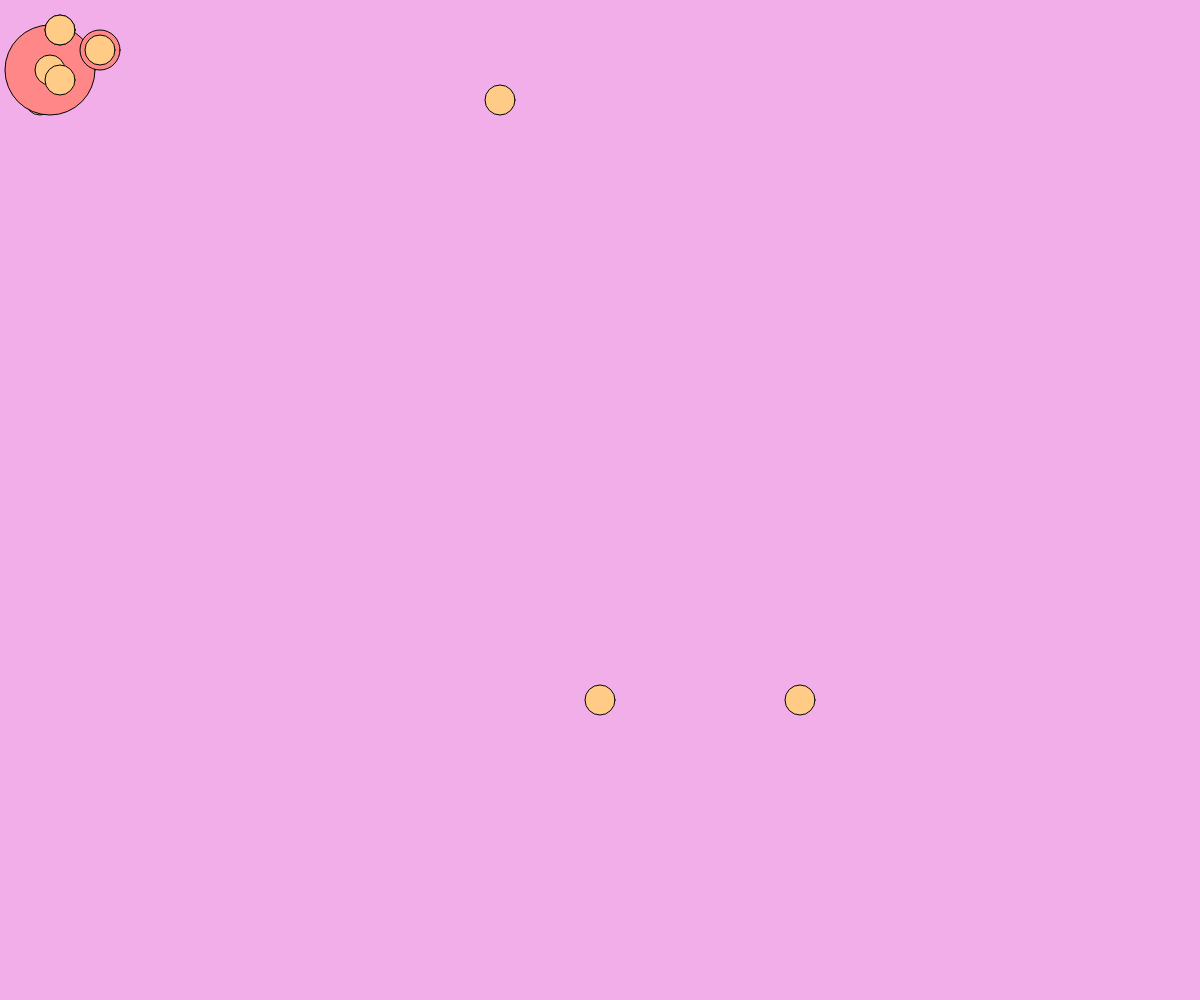
Frame 1 (no input)
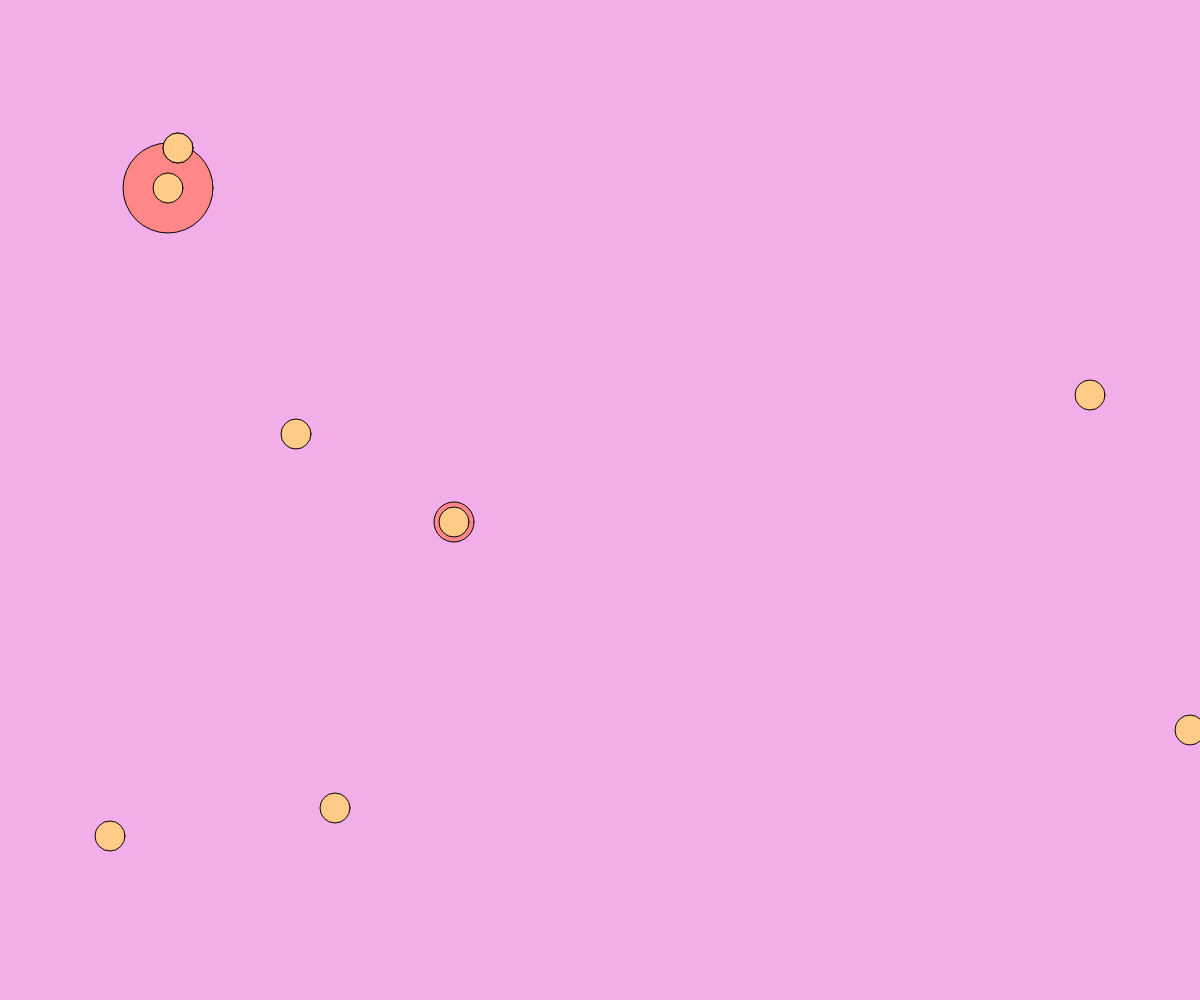
Frame 60 (no input)
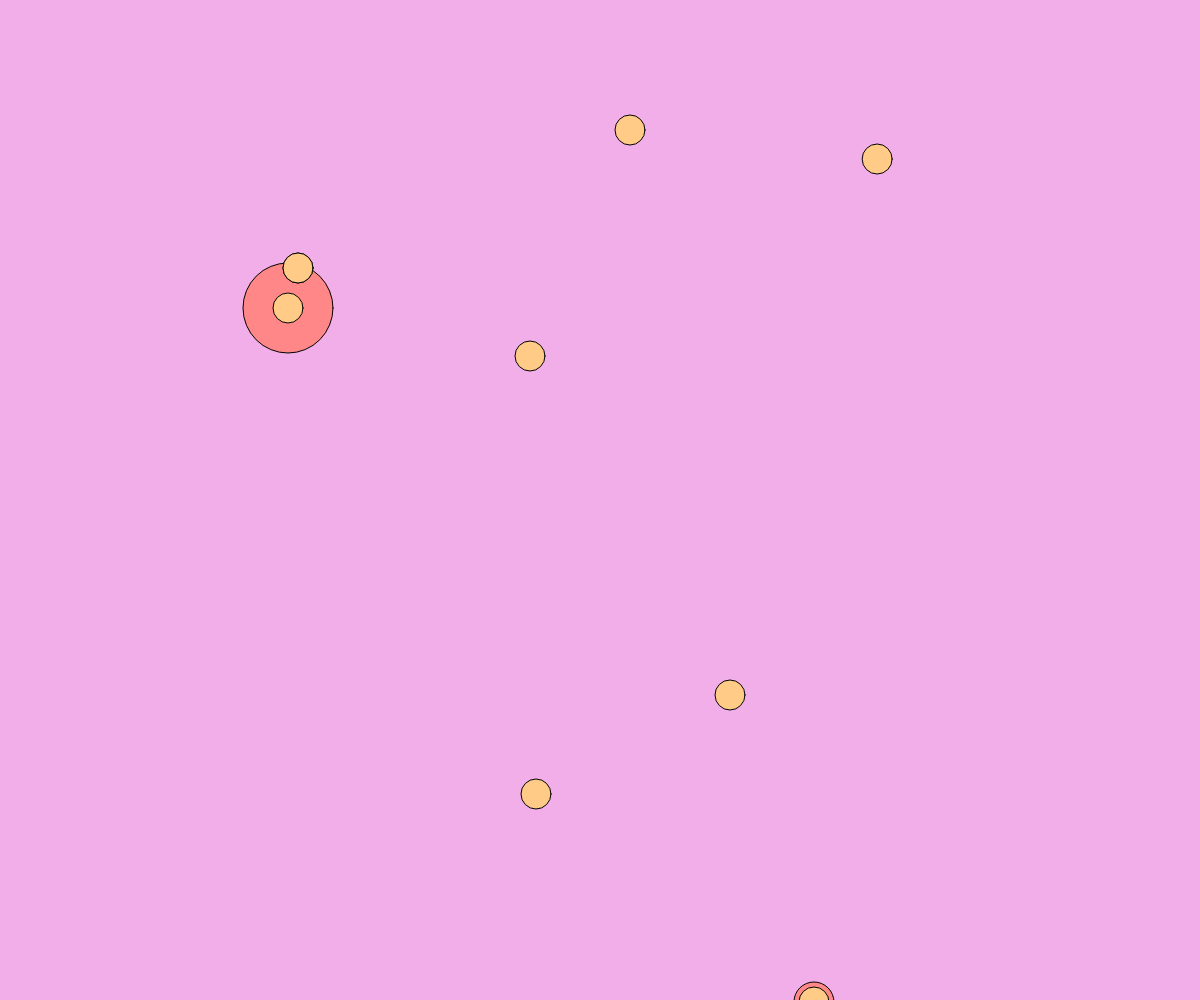
Frame 120 (the mouse pressed at the canvas centre since frame 60)

The p5.js sketch that drew these frames (run headless with seeded random() and noise() and a simulated clock; from frame 60 on, the mouse is pressed at the canvas centre):

// p5.js sketch
// ── sketch.js
let xposList = [600,500,800,40,50,60,100,60];
let yposList = [700,100,700,100,70,80,50,30];

let xspeedList = [10,10,30,5,2,4,6,2];
let yspeedList = [10,5,8,12,2,6,8,2];

let circlesize = [7,20,24,9,90,10,40,30];

function setup() {
// Create a full screen canvas
createCanvas(windowWidth, windowHeight);
background(242, 174, 233);




}
function draw() {
  background(242, 174, 233);

  for(let i = 0; i < xposList.length ; i = i + 1){

fill (255, 135, 135);
    circle(xposList[i],yposList[i],circlesize[i]);
fill (255, 203, 135);
  circle(xposList[i],yposList[i],circlesize[5,6,7]);

    xposList[i] = xposList[i] + xspeedList[i];
    yposList[i] = yposList[i] + yspeedList[i];

    if(xposList[i] > width){
      xspeedList[i] = -xspeedList[i];
    }
    //reverse direction of the speed
    if(xposList[i] < 0){
      xspeedList[i] = - xspeedList[i];
    }
    if (yposList[i] > height){
      yspeedList[i] = -yspeedList[i];
    }
    if (yposList[i] < 0){
      yspeedList[i] = -yspeedList[i];
    }
    if(mouseIsPressed & dist(mouseX,mouseY,xposList[i],yposList[i])<50){
      xposList[i] = random(0,width);
      yposList[i] = random(0,height);
}
  }


}
